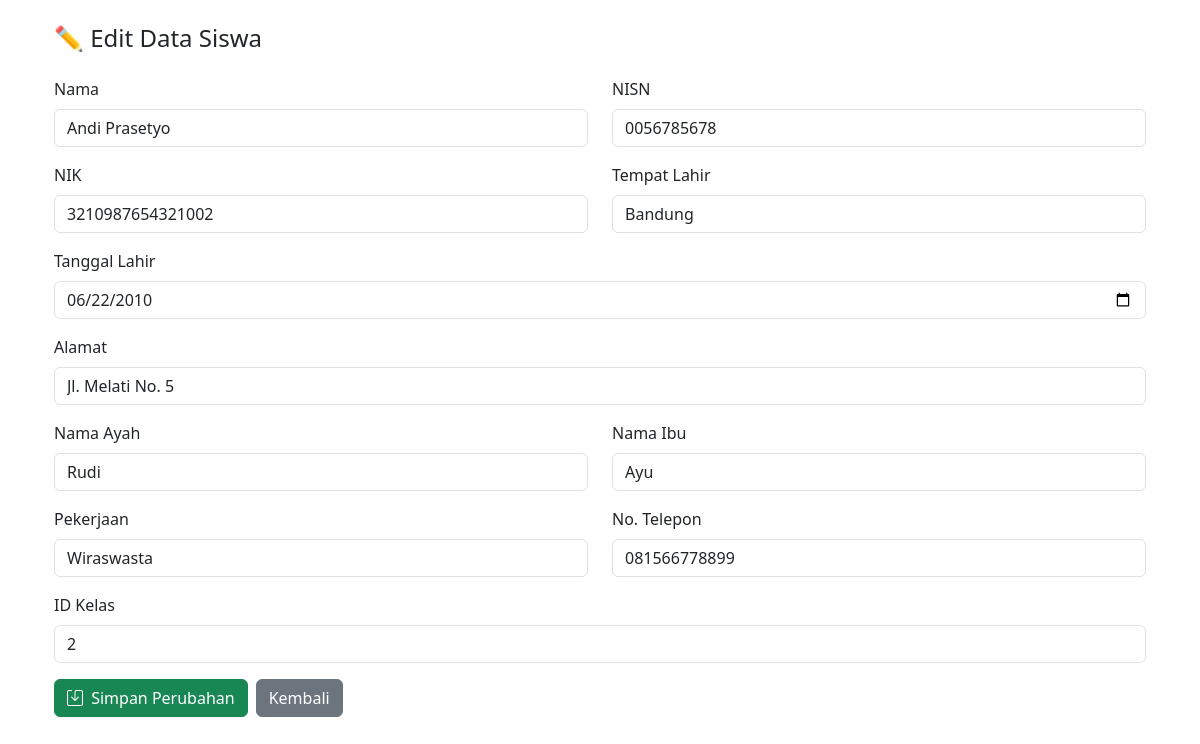
/views/edit_siswa.php?id=2 (signed in), run on the app's committed database.
### tables this page shows
CREATE TABLE `siswa` (
  `ID_Siswa` int(11) NOT NULL,
  `Nama` varchar(100) DEFAULT NULL,
  `NISN` varchar(15) DEFAULT NULL,
  `NIK` varchar(20) DEFAULT NULL,
  `Tempat_Lahir` varchar(50) DEFAULT NULL,
  `Tanggal_Lahir` date DEFAULT NULL,
  `Alamat` text DEFAULT NULL,
  `Nama_Ayah` varchar(100) DEFAULT NULL,
  `Nama_Ibu` varchar(100) DEFAULT NULL,
  `Pekerjaan` varchar(50) DEFAULT NULL,
  `No_Tlp` varchar(15) DEFAULT NULL,
  `ID_Kelas` int(11) DEFAULT NULL
);

### views/edit_siswa.php (the view, shortened to what this page needs)
<?php
require_once(__DIR__ . '/../config/mysql_db.php');
$id = intval($_GET['id']);
$query = "SELECT * FROM siswa WHERE ID_Siswa = ?";
$stmt = $conn->prepare($query);
$stmt->bind_param("i", $id);
$stmt->execute();
$result = $stmt->get_result();
$data = $result->fetch_assoc();
?>
<!DOCTYPE html>
<html lang="id">
<head>
  <link href="https://cdn.jsdelivr.net/npm/bootstrap@5.3.0/dist/css/bootstrap.min.css" rel="stylesheet">
  <link href="https://cdn.jsdelivr.net/npm/bootstrap-icons@1.10.5/font/bootstrap-icons.css" rel="stylesheet">
</head>
<body>
  <div class="container p-4">
    <h4 class="mb-4">✏️ Edit Data Siswa</h4>
    <form action="../controller/update_siswa.php" method="POST">
      <div class="row mb-3">
        <div class="col">
          <label for="nama" class="form-label">Nama</label>
          <input type="text" name="nama" class="form-control" value="<?= $data['Nama'] ?>" required>
        </div>
        <div class="col">
          <label for="nisn" class="form-label">NISN</label>
          <input type="text" name="nisn" class="form-control" value="<?= $data['NISN'] ?>" required>
        </div>
      </div>
      <div class="row mb-3">
        <div class="col">
          <label for="nik" class="form-label">NIK</label>
          <input type="text" name="nik" class="form-control" value="<?= $data['NIK'] ?>" required>
        </div>
        <div class="col">
          <label for="tempat_lahir" class="form-label">Tempat Lahir</label>
          <input type="text" name="tempat_lahir" class="form-control" value="<?= $data['Tempat_Lahir'] ?>" required>
        </div>
      </div>
      <div class="mb-3">
        <label for="tanggal_lahir" class="form-label">Tanggal Lahir</label>
        <input type="date" name="tanggal_lahir" class="form-control" value="<?= $data['Tanggal_Lahir'] ?>" required>
      </div>
      <div class="mb-3">
        <label for="alamat" class="form-label">Alamat</label>
        <input type="text" name="alamat" class="form-control" value="<?= $data['Alamat'] ?>" required>
      </div>
      <div class="row mb-3">
        <div class="col">
          <label for="ayah" class="form-label">Nama Ayah</label>
          <input type="text" name="ayah" class="form-control" value="<?= $data['Nama_Ayah'] ?>" required>
        </div>
        <div class="col">
          <label for="ibu" class="form-label">Nama Ibu</label>
          <input type="text" name="ibu" class="form-control" value="<?= $data['Nama_Ibu'] ?>" required>
        </div>
      </div>
      <div class="row mb-3">
        <div class="col">
          <label for="pekerjaan" class="form-label">Pekerjaan</label>
          <input type="text" name="pekerjaan" class="form-control" value="<?= $data['Pekerjaan'] ?>" required>
        </div>
        <div class="col">
          <label for="no_tlp" class="form-label">No. Telepon</label>
          <input type="text" name="no_tlp" class="form-control" value="<?= $data['No_Tlp'] ?>" required>
        </div>
      </div>
      <div class="mb-3">
        <label for="id_kelas" class="form-label">ID Kelas</label>
        <input type="number" name="id_kelas" class="form-control" value="<?= $data['ID_Kelas'] ?>" required>
      </div>
      <div class="d-flex gap-2">
        <button type="submit" class="btn btn-success">
          <i class="bi bi-save me-1"></i> Simpan Perubahan
        </button>
        <a href="data_siswa.php" class="btn btn-secondary">Kembali</a>
      </div>
    </form>
  </div>
</body>
</html>

### data on the page
siswa: nama "Andi Prasetyo", nisn "0056785678", nik "3210987654321002", tempat_lahir "Bandung", tanggal_lahir "06/22/2010", alamat "Jl. Melati No. 5", ayah "Rudi", ibu "Ayu", pekerjaan "Wiraswasta", no_tlp "081566778899", id_kelas "2"
